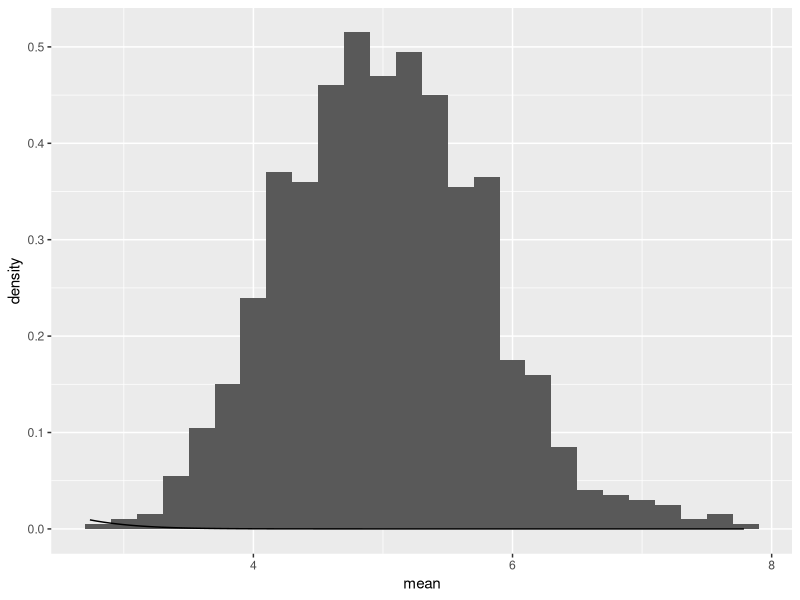

Write R code to recreate this figure.
## ---- chunk 1
set.seed(123)
lambda = 0.2
n = 40
trials = 1000
simulation = matrix(rexp(n*trials, lambda), nrow = trials, ncol = n)
mean_of_each_trial = apply(simulation, 1, mean)
head(mean_of_each_trial)
## ---- chunk 2
mean(mean_of_each_trial)
## ---- chunk 3
sd(mean_of_each_trial)
## ---- chunk 4
var(mean_of_each_trial)
## ---- chunk 5
((1/lambda)/sqrt(n))
## ---- chunk 6
((1/lambda)/sqrt(n))^2
## ---- chunk 7
df = data.frame(mean = mean_of_each_trial, sd = apply(simulation, 1, sd))

library(ggplot2)

ggplot(data = df,
       aes(x=mean)) +
geom_histogram(aes(y=..density..),
               binwidth = lambda) +
stat_function(fun = dnorm,
              arg = list(mean = 5,
                         sd = .7906)) 
## ---- chunk 8
mean(mean_of_each_trial) + c(-1,1)*1.96*sd(mean_of_each_trial)/sqrt(trials)
